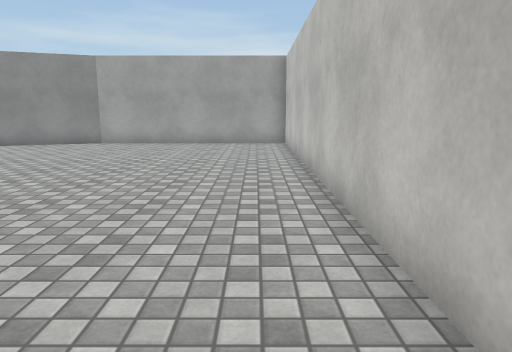
view 1 (above)

15 first-person views from a walk through a 3-D level made in the Unity game engine. The camera is 1.3 m above the floor, tilts 10° down and sees 70° across. The floor is counted in squares, 1 m on a side. Each view is taken from the middle of a square. On the plan, view 1 faces up. The plan holds only what a view shows up to about 15 squares ahead; the rest is blank. The place goes on beyond the plan. The player is left out. Surface patterns are stand-ins for the level's own textures.

view 2
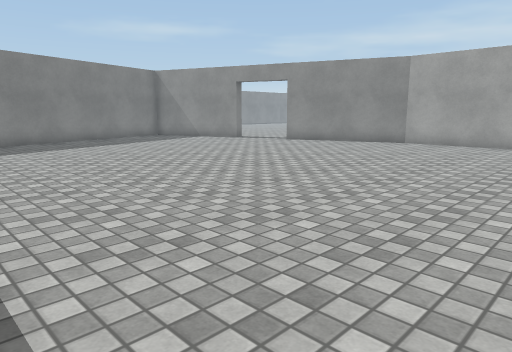

view 3
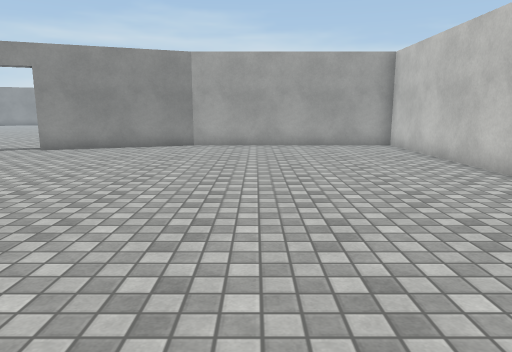

view 4
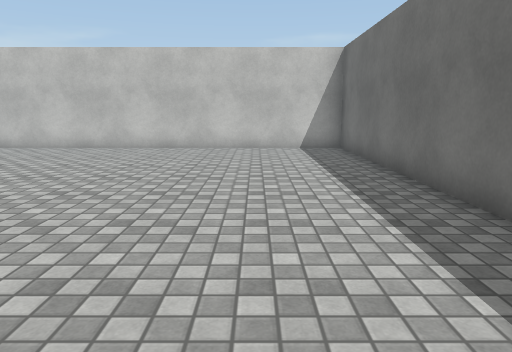

view 5
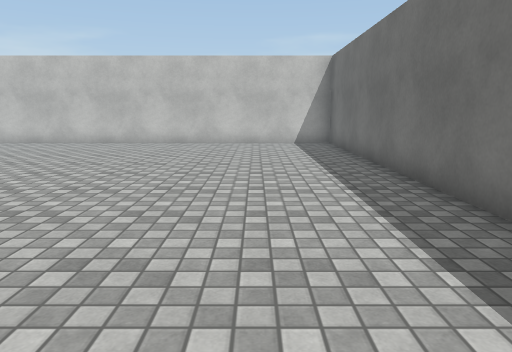

view 6
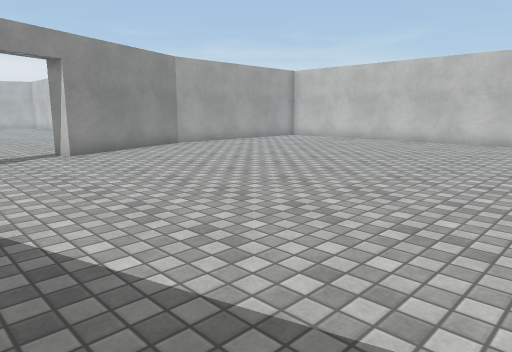

view 7
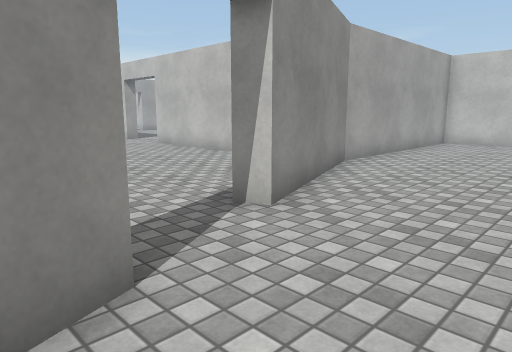

view 8
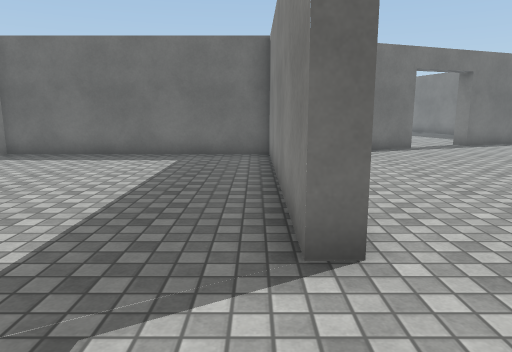

view 9
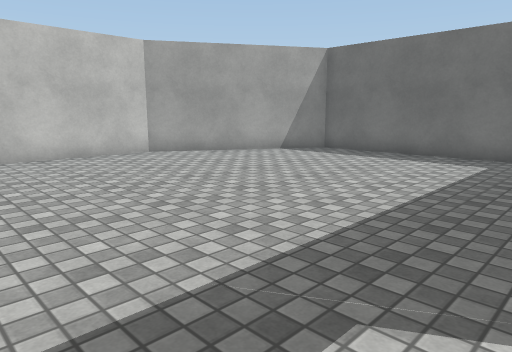

view 10
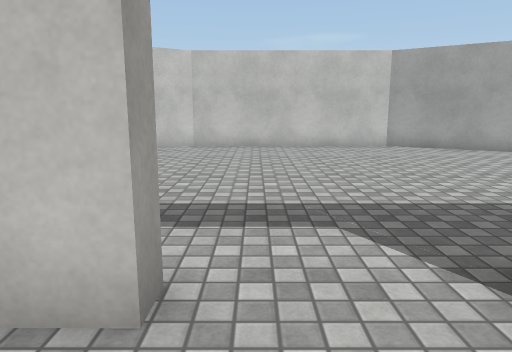

view 11
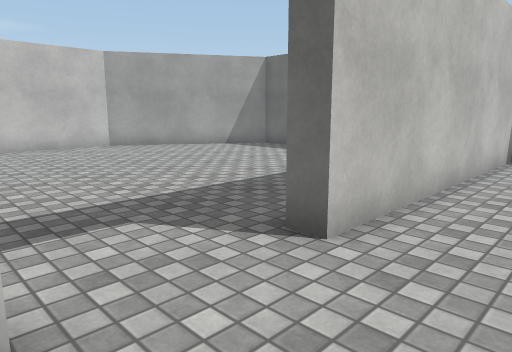

view 12
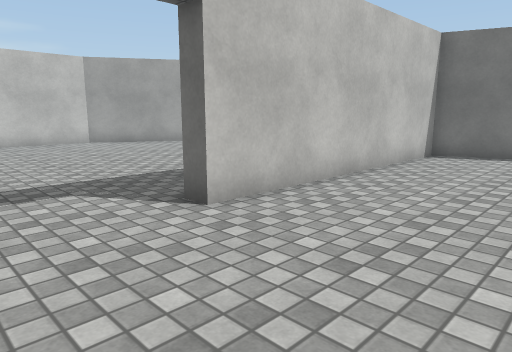

view 13
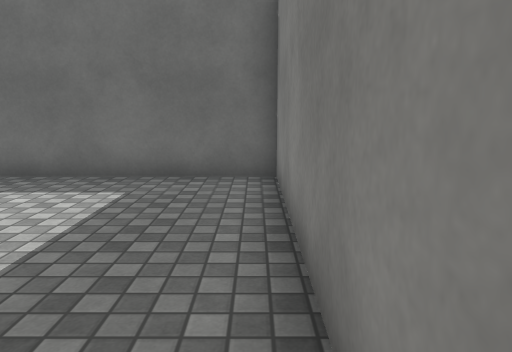

view 14
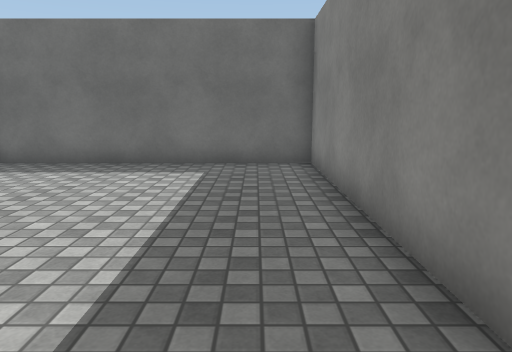

view 15
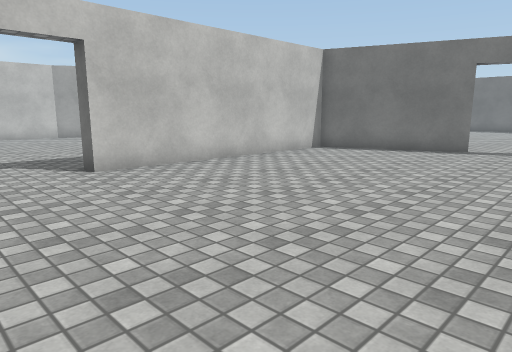

### Floor plan
Points are (right, up) in squares from view 1. A wall is a line through its corners. A room is listed if a view was taken in it or the views show most of it. See-through windows are left out.
Room 1 (views 1, 2, 3, 4, 5, 6, 7)
walls: (-9.9, -1.1) (1.2, -1.1) (1.2, 15.2) (-6.4, 15.2) (-11.3, 13.4); (-14.1, 13) (-13.8, 12.5) (-14.8, 12.1)
ways out: opening at (-12.5, 14) to room 2
Room 2 (views 8, 9, 10, 11, 12, 13, 14, 15)
walls: (-6.4, 26.7) (-7, 26.7) (-7, 27.6); (-11.3, 13.4) (-11.5, 13.9) (-7, 15.6) (-7, 23.9) (-6.4, 24) (-6.4, 15.7) (1.7, 15.7) (4.9, 21) (4.9, 27.5); (-15.6, 12.5) (-14.1, 13)
ways out: opening at (-12.5, 14) to room 1

Where each view was taken, in squares from view 1:
view 1: 0 up, 0 right, facing up
view 2: 0 up, 0 right, facing up-left
view 3: 1 up, 4 left, facing up
view 4: 2 up, 12 left, facing right
view 5: 2 up, 14 left, facing right
view 6: 2 up, 15 left, facing up-right
view 7: 10 up, 15 left, facing up-right
view 8: 27 up, 6 left, facing down
view 9: 27 up, 6 left, facing down-right
view 10: 26 up, 9 left, facing right
view 11: 27 up, 9 left, facing down-right
view 12: 27 up, 11 left, facing down-right
view 13: 23 up, 6 left, facing down
view 14: 25 up, 5 left, facing down
view 15: 27 up, 15 left, facing down-right
